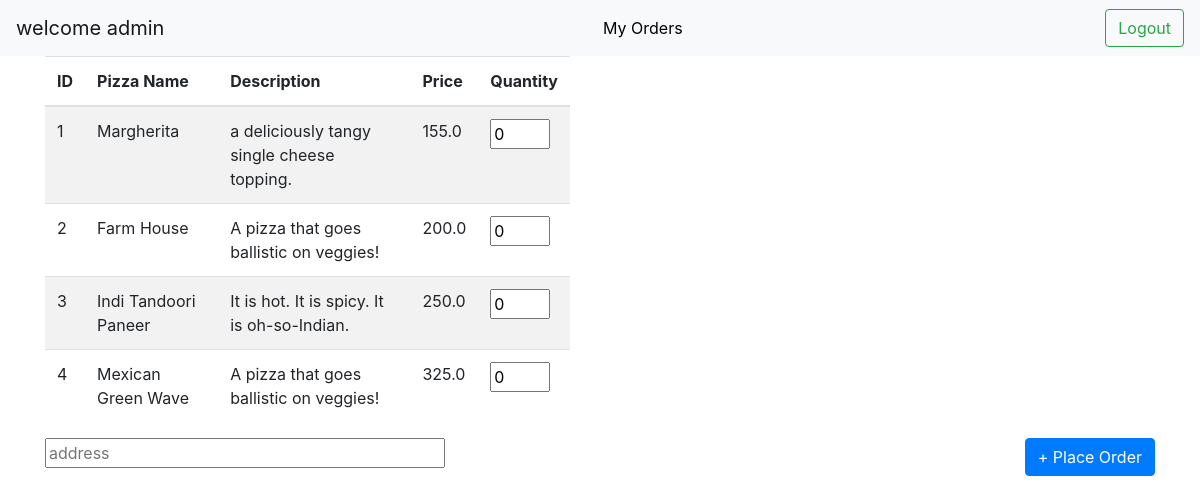
Page /user/welcomeuser/ (signed in) on the committed database.
### pizzaapp/models.py (models this page shows)
class PizzaModel(models.Model):
    pizzaname = models.CharField(max_length = 30)
    desc = models.CharField(max_length = 100)
    price = models.FloatField()

### pizzaapp/views.py (the view)
# urls.py: path('user/welcomeuser/',welcomeuserview, name = 'userwelcomepage'),
def welcomeuserview(request):
    if not request.user.is_authenticated:
        return redirect('loginuserpage')
    username = request.user.username
    context = {'username' : username,'pizzas' : PizzaModel.objects.all()}
    return render(request,"pizzaapp/userwelcome.html", context)

### templates/pizzaapp/userwelcome.html (shortened to what this page needs)
<!DOCTYPE html>
<html lang="en" dir="ltr">
  <head>
    <link rel="stylesheet" href="https://stackpath.bootstrapcdn.com/bootstrap/4.5.0/css/bootstrap.min.css">
  </head>
  <body>
    <nav class="navbar navbar-light bg-light">
      <a class="navbar-brand">welcome {{username}}</a>
      <a class="nav-item" style="color: black;text-decoration: none" href="/userorders/">My Orders</a>
      <form class="form-inline" method="post" action="/userlogout/">
        <button class="btn btn-outline-success my-2 my-sm-0" type="submit">Logout</button>
      </form>
    </nav>
<form class="" action="/placeorder/" method="post">
    <div class="container">
        <div class="row col-md-6 col-md-offset-2 custyle">
        <table class="table table-striped custab">
        <thead>
            <tr>
                <th>ID</th>
                <th>Pizza Name</th>
                <th>Description</th>
                <th>Price</th>
                <th class="text-center">Quantity</th>
            </tr>
        </thead>
        {% for p in pizzas%}
        <tr>
          <td>{{ forloop.counter }}</td>
          <td>{{ p.pizzaname }}</td>
          <td>{{ p.desc }}</td>
          <td>{{ p.price }}</td>
          <td><input type="number" min="0" value="0" name="{{p.id}}" style="width: 60px" name="quantity"></td>
        </tr>
        {% endfor %}
        </table>
        </div>
        <input type="text" placeholder="address" style="width: 400px;" name="address">
        <input type="submit" style="float: right;" class="btn btn-primary btn-xs" value="+ Place Order" name="">
    </div>
</form>
  </body>
</html>

### rows in the picture
PizzaModel: pizzaname "Margherita", desc "a deliciously tangy single cheese topping.", price "155.0"
PizzaModel: pizzaname "Farm House", desc "A pizza that goes ballistic on veggies!", price "200.0"
PizzaModel: pizzaname "Indi Tandoori Paneer", desc "It is hot. It is spicy. It is oh-so-Indian.", price "250.0"
PizzaModel: pizzaname "Mexican Green Wave", desc "A pizza that goes ballistic on veggies!", price "325.0"

### other values in the picture
{{ username }} "admin"
